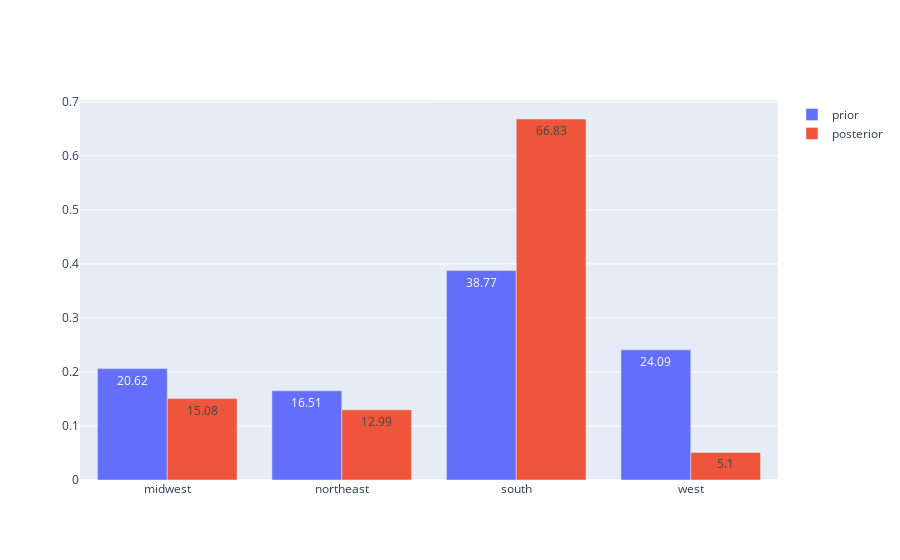

Source (notebook cell):
### Code cell
go.Figure([
    go.Bar(
        x=pop_prior_posterior.columns, 
        y=pop_prior_posterior.loc["prior"], 
        text=(pop_prior_posterior.loc["prior"]*100).round(2), 
        name="prior"
    ),
    go.Bar(
        x=pop_prior_posterior.columns, 
        y=pop_prior_posterior.loc["posterior"], 
        text=(pop_prior_posterior.loc["posterior"]*100).round(2),
        name="posterior"
    )
])

### Figure 1 — Plotly figure (JSON) as saved in the notebook; plotly's stock layout.template omitted (floating-point values rounded to 4 significant figures)
{"data": [{"name": "prior", "text": [20.62, 16.51, 38.77, 24.09], "type": "bar", "x": ["midwest", "northeast", "south", "west"], "y": [0.2062, 0.1651, 0.3877, 0.2409]}, {"name": "posterior", "text": [15.08, 12.99, 66.83, 5.1], "type": "bar", "x": ["midwest", "northeast", "south", "west"], "y": [0.1508, 0.1299, 0.6683, 0.05103]}], "layout": {}}
